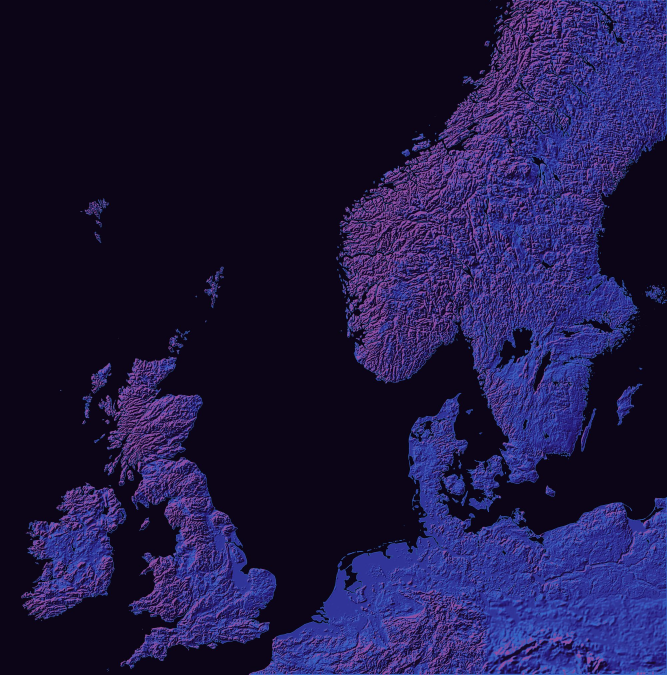
#> input picture assets/geo/map.jpg, 2000 x 2023 px, given in place of 29df8baa-image.png, which was not available (shown at 1/3 size)
$ python scan_s09.py 3 1.0 1.0
#> lines starting #> are read from the running program, lines starting #| are printed output that depends on the picture; after the words box and inside, x2 and y2 are one past the last pixel; in counts of white or black regions, pixels touching at a corner belong together
"""Detail terrain for S-09 from the Tramore LIDAR screenshot (County Waterford): the scan's own
outline is kept (outside it: R = 3, no points), the open sea along the south coast is filled in
(R = 0) a good way out from the shore, and the base map with its grid and labels is dropped.
Heights from the hillshade itself (light from the north-west, flat grey ~180), rising gently
inland from the sea."""
import math, json, sys
import numpy as np
from PIL import Image
from scipy import ndimage
SRC = '/mnt/user-data/attachments/fedef7e3-dda8-5218-a993-10271ea187b5/29df8baa-image.png'
NX = int(sys.argv[1]) if len(sys.argv) > 1 else 1015
WTH = float(sys.argv[2]) if len(sys.argv) > 2 else 1.1
BTH = float(sys.argv[3]) if len(sys.argv) > 3 else 2.0
rgb = np.asarray(Image.open(SRC).convert('RGB')).astype(np.float32)
H0, W0 = rgb.shape[:2]
#> H0 = 2023; W0 = 2000
r, g, b = rgb[..., 0], rgb[..., 1], rgb[..., 2]
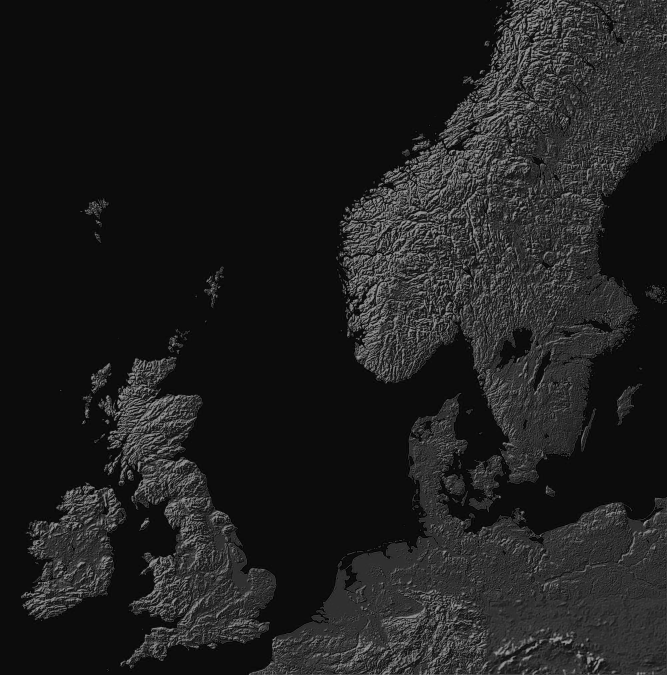
#> r: shape (2023, 2000) float32 (shown at 1/3 size); min 0, max 176, mean 30.6
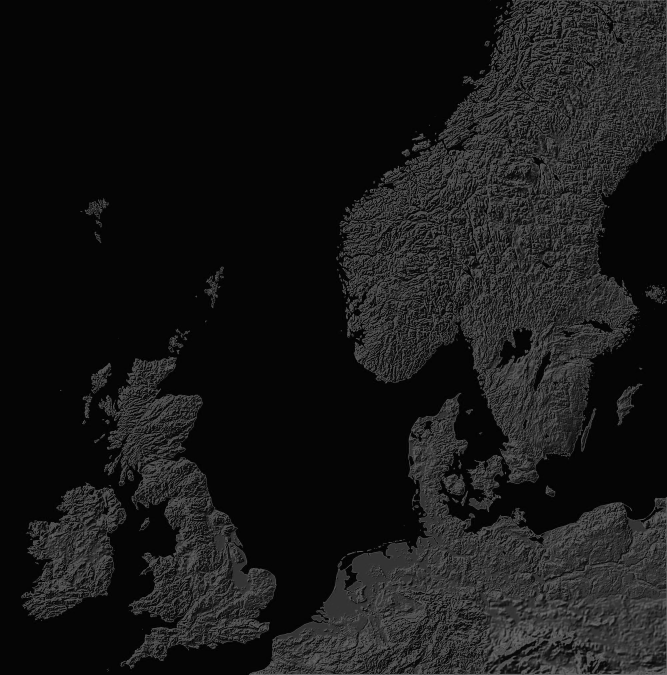
#> g: shape (2023, 2000) float32 (shown at 1/3 size); min 0, max 142, mean 23.6
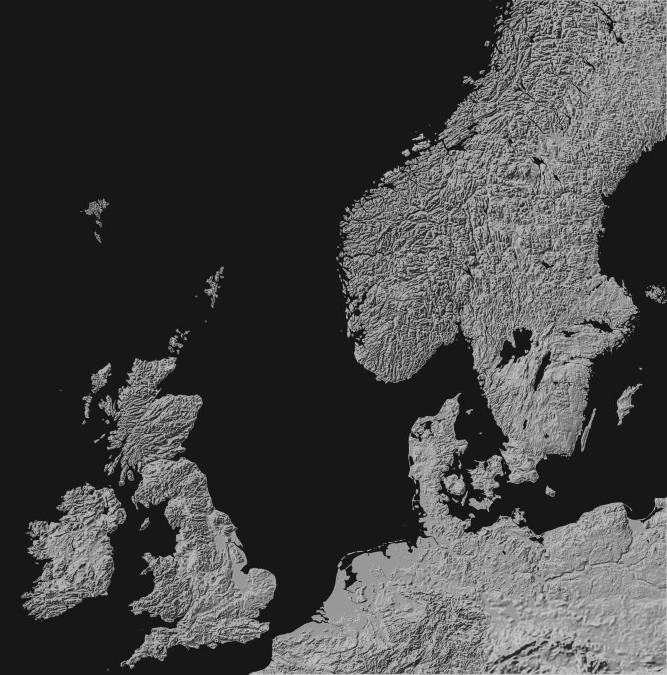
#> b: shape (2023, 2000) float32 (shown at 1/3 size); min 0, max 225, mean 66.7
sat = rgb.max(-1) - rgb.min(-1)
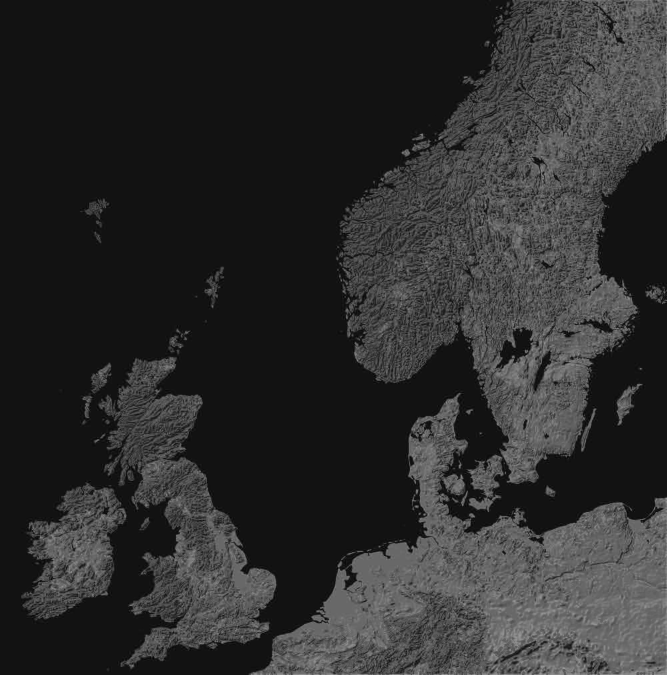
#> sat: shape (2023, 2000) float32 (shown at 1/3 size); min 0, max 166, mean 44.8
grid = ndimage.binary_dilation(sat > 20, iterations=1)                 # purple grid lines and coloured map symbols
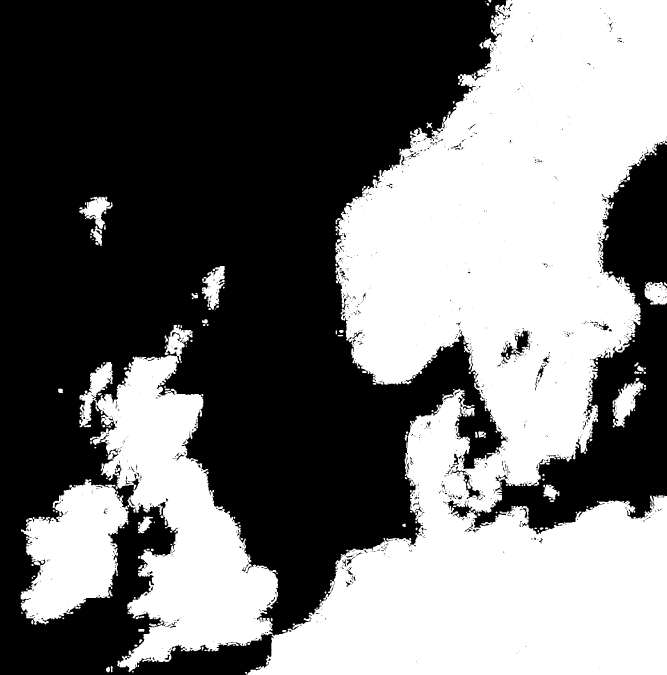
#> grid: shape (2023, 2000) bool (shown at 1/3 size); 44.4% white; 260 white regions (53 under 20 px), largest, box (x1, y1, x2, y2) and area: (742, 0, 2000, 2023) 1421946, (238, 1066, 834, 2017) 248616, (62, 1438, 386, 1874) 87970
sea_bm = (np.abs(r - g) < 1) & (np.abs(g - b) < 1) & (r > 230)                # the neutral light grey of the map's sea
#> sea_bm: shape (2023, 2000) bool; every value is 0
land_bm = (g - r > 1.5) & (r > 225)                                    # the greenish white of the base map's land
# the scan: grey, not base map
scan = ~sea_bm & ~land_bm & ~grid & (sat < 6)
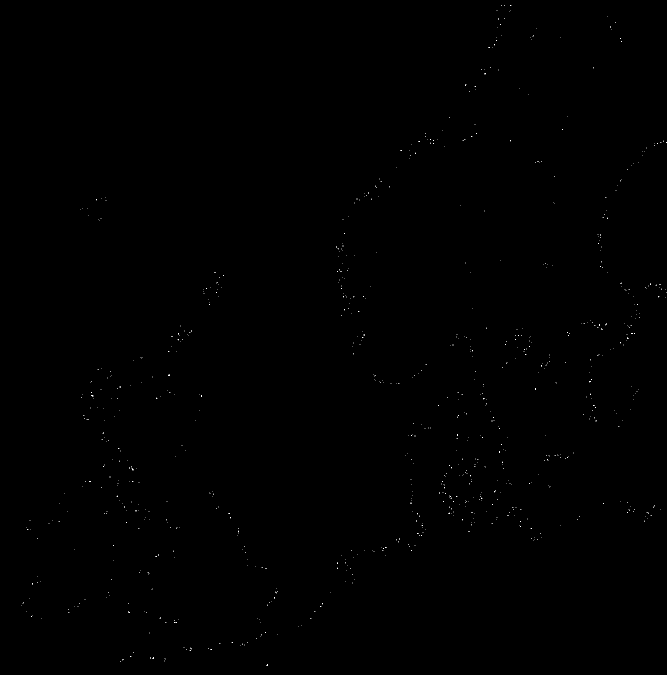
#> scan: shape (2023, 2000) bool (shown at 1/3 size); 0.05% white in thin lines or dots
scan = ndimage.binary_opening(scan, iterations=4)                     # drops the map's lettering
# grid lines inside the scan belong to it
scan = ndimage.binary_closing(scan | (grid & ndimage.binary_dilation(scan, iterations=4)), iterations=3)
lab, n = ndimage.label(scan); sz = ndimage.sum(np.ones_like(lab), lab, range(n + 1))
#> after `lab, n = ndimage.label(scan)`: lab: shape (2023, 2000) int32; every value is 0
#> after `lab, n = ndimage.label(scan)`: n = 0
#> after `sz = ndimage.sum(np.ones_like(lab), lab, range(n + 1))`: sz = [4046000]
#> (the run stopped early here; a loop or call above may not have finished)
